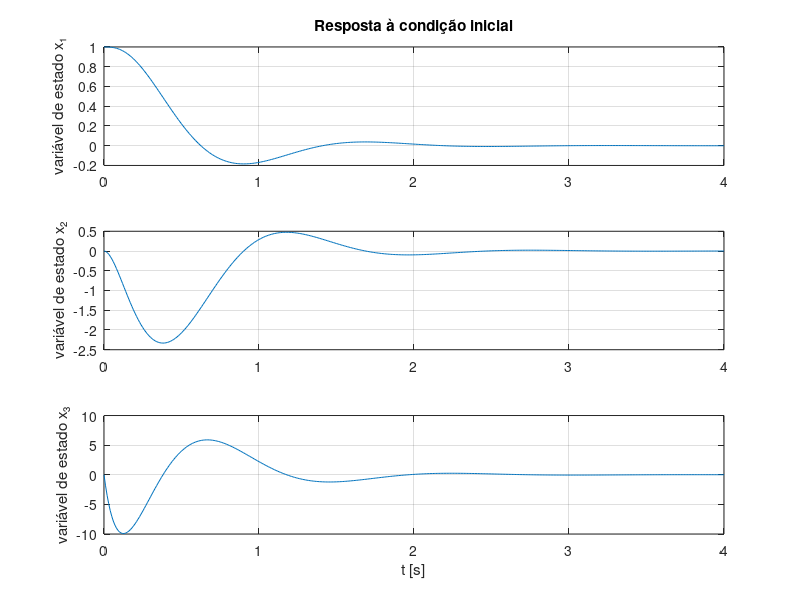

This figure's MATLAB source:
close all; clc; clear;
%% T3 - SCon II - Lista 7 - Exercício 1 Ogata 5a
% Cesar Augusto Mendes Cordeiro da Silva    211270121

% Exemplo 10.3) Considere o mesmo sistema discutido no Exemplo 10.1. 

A = [0, 1, 0; 0, 0, 1; -1, -5, -6];
B = [0; 0; 1];

% Deseja-se que esse sistema regulador tenha polos de malha fechada em

mus = [-2 + 4i; -2 - 4i; -10];

% A matriz necessária de ganho K de realimentação de estado foi obtida no 
% Exemplo 10.1, como segue:

K = acker(A, B, mus);
% K = [199 55 8]

% Utilizando o MATLAB, obtemos a resposta do sistema à seguinte condição
% inicial: % x(0) = [1 0 0]ᵀ

% Resposta à condição inicial: para obter a resposta a uma dada condição 
% inicial x(0), substituímos u = –Kx na equação da planta para obter
% ẋ = (A - BK)x.
% Para exibir as curvas de resposta (x₁ versus t, x₂ versus t e x₃ versus
% t), podemos utilizar o comando initial. Primeiro, definimos as equações
% do sistema no espaço de estados, como segue: ẋ = (A – BK)x + Iu, 
% y = Ix + Iu
% onde incluímos u (um vetor de entrada de dimensão 3). Esse vetor u é 
% considerado 0 no cálculo da resposta à condição inicial. Então, 
% definimos:

sys = ss(A - B*K, eye(3), eye(3), eye(3));

% e utilizamos o comando initial como, onde t é o intervalo de tempo que 
% desejamos utilizar, como

t = 0:0.01:4;

x = initial(sys, [1;0;0],t);

% Então, obtemos x₁, x₂ e x₃, como segue:

x1 = [1 0 0]*x';
x2 = [0 1 0]*x';
x3 = [0 0 1]*x';

% Utilizamos o comando plot. Esse programa é mostrado no Programa 10.3 em 
% MATLAB. As curvas de resposta resultantes são mostradas na Figura 10.3.

subplot(3,1,1); plot(t,x1), grid
title("Resposta à condição inicial")
ylabel("variável de estado x₁")
subplot(3,1,2); plot(t,x2), grid
ylabel("variável de estado x₂")
subplot(3,1,3); plot(t,x3), grid
xlabel("t [s]")
ylabel("variável de estado x₃")